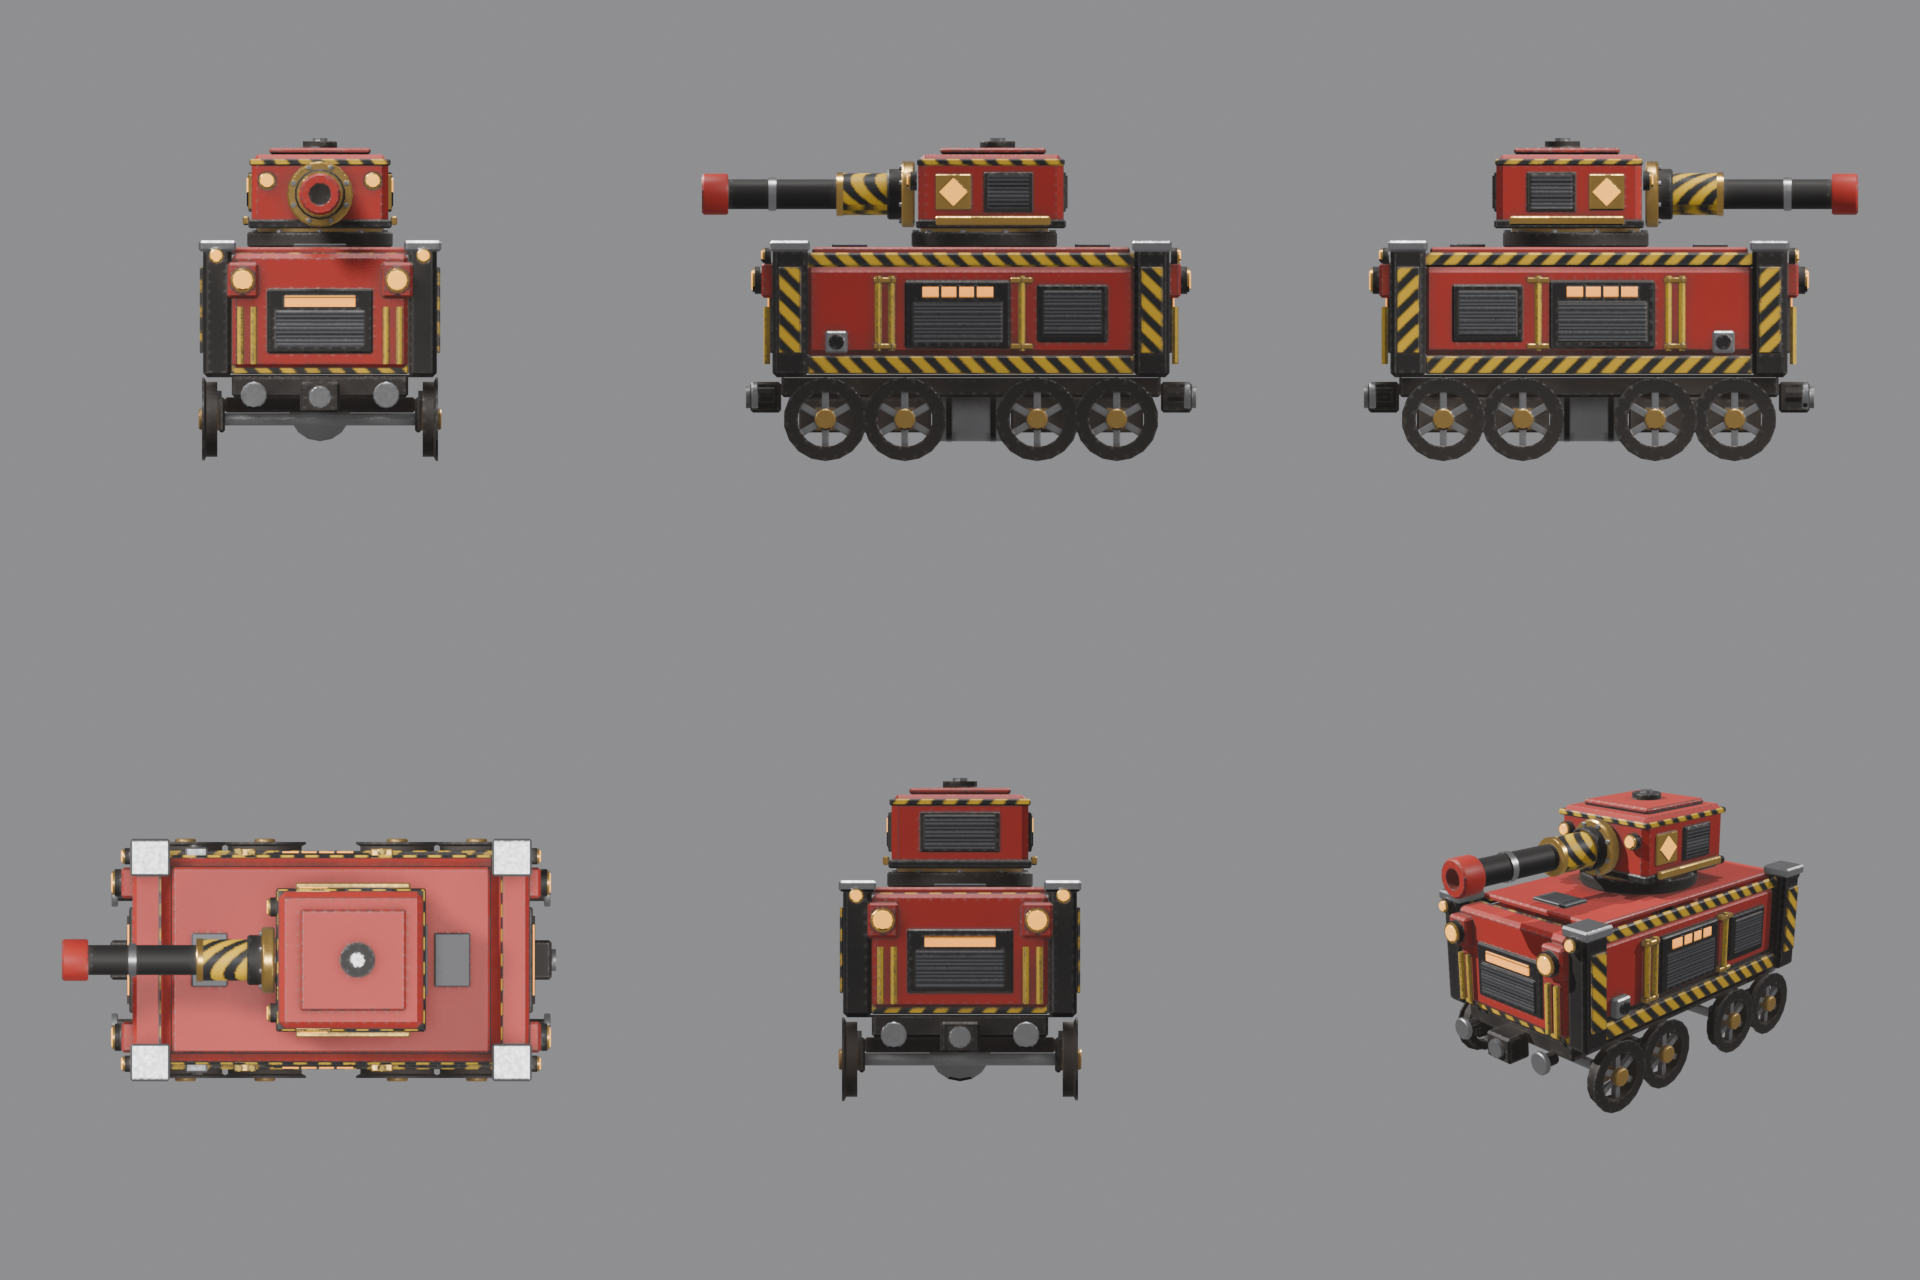

The script that saved this image:
from PIL import Image
import sys, os
os.chdir(os.path.dirname(os.path.abspath(__file__)))
n = ['front', 'left', 'right', 'top', 'rear', 'persp']
ims = [Image.open(f'view_{x}.png') for x in n]
w, h = ims[0].size
s = Image.new('RGB', (w * 3, h * 2))
for i, im in enumerate(ims):
    s.paste(im, ((i % 3) * w, (i // 3) * h))
s.save(sys.argv[1] if len(sys.argv) > 1 else 'sheet.png')
